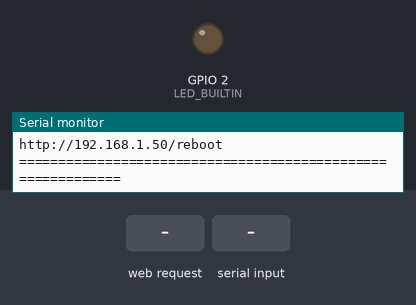
Recording of a sketch running on a simulated ESP8266 (NodeMCU). Parts: output pins drawn as LEDs (lit = HIGH, except the on-board LED, lit = LOW), the last lines printed to the serial monitor. The inputs (shaded band) are chosen by the test bench. WiFi joins after 1.5 s; servers stay silent unless stated; EEPROM starts erased.

Above: at 3.7 s.
3.8 s: HTTP request GET /on received
At 4.3 s:
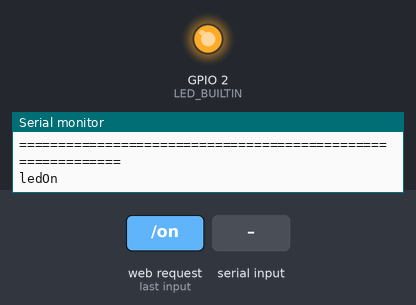
5.3 s: "off\n" received over Serial
At 6.5 s:
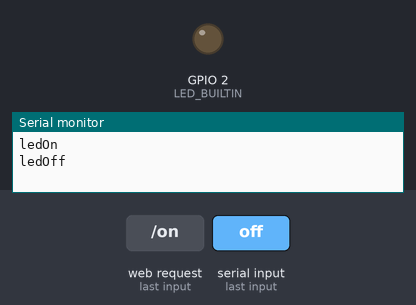
6.8 s: "on\n" received over Serial
At 7.8 s:
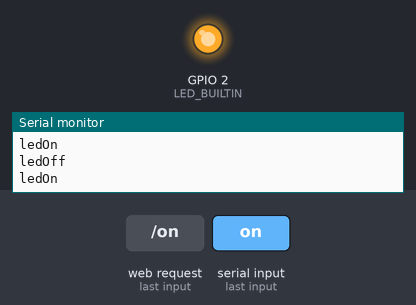
8.3 s: HTTP request GET /off received
At 8.9 s:
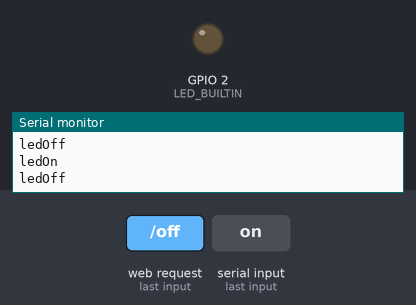
Timing chart, 0 to 11.3 s (numbered marks = the images above; inputs shaded):
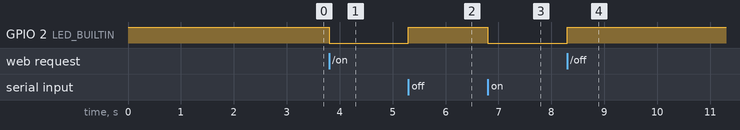

Measured:
- after the input at 3.8 s, GPIO 2 (LED_BUILTIN): HIGH → LOW at once
- after the input at 5.3 s, GPIO 2 (LED_BUILTIN): LOW → HIGH at once
- after the input at 6.8 s, GPIO 2 (LED_BUILTIN): HIGH → LOW at once
- after the input at 8.3 s, GPIO 2 (LED_BUILTIN): LOW → HIGH at once

The sketch:

01-ESP01-WS-OTA-wifi-EEPROMv01.ino
```cpp
/*  channel ApaITU smartSwitch
 *   web based smartswitch control
 * v0.1
 * 1) basic webbased led switching
 * 2) ArduinoOTA
 * 3) EEPROM stored ssid
 * 4) serial command :
 * on       > ledOn
 * off      > ledOff
 * ota      > endable ota
 * otastop  > disable ota
 * reboot   > reboot
 * ip       > show ip address
 * erase    > erase eeprom
 * wifi     > store ssid/password to eeprom
 * file :
 * main
 * Serial.ino
 * keys.h
 * ota.ino
 * pernik.ino
 * webserver.ino
 * wifi.ino
 *
 *
 * todo :
 * v0.2
 * 1) wmPortal : if connection failed to stored ssid launch wmPortal
 * 2) dht11 integration
 * 3) ajax : dynamic page
 *
 *
 *
 */

#include <ESP8266WiFi.h>
#include <WiFiClient.h>
#include <ESP8266WebServer.h>
//lib ota
#include <ESP8266mDNS.h>
#include <WiFiUdp.h>
#include <ArduinoOTA.h>
#include <ESP8266HTTPClient.h>

#include <EEPROM.h>

#include "keys.h"

int ledState;
char* ledToggle[] = {"OFF", "ON"};

int otaState;

ESP8266WebServer server(80);


void setup() {
  pinMode(LED_BUILTIN, OUTPUT);
  digitalWrite(LED_BUILTIN,HIGH);
  Serial.begin(115200);
  dashLine(60);
  Serial.println("Serial Monitor");
  dashLine(60);
  delay(1000);
  WiFi.disconnect();
  EEPROM.begin(512); //Initializing EEPROM
  wifiSetup();

  // webserver
  serverSetup();
}

void reBoot(){
  Serial.print("rebooting  the System : ");
  for(int i=0; i<100; i++){
      Serial.println(".");
      delay(50);
  }
  Serial.println("NOW");
  ESP.restart();
}


void loop() {

  server.handleClient();
  if(otaState == 1)ArduinoOTA.handle();
  serialCMD();

}
```

SerialCommand.ino
```cpp
String command;
void serialCMD(){
  if(Serial.available()){
        command = Serial.readStringUntil('\n');

        if(command.equals("on")){
            ledOn();
        }
        else if(command.equals("off")){
            ledOff();
        }
        else if(command.equals("ota")){
            otaStart();
        }
        else if(command.equals("otastop")){
            otaStop();
        }
        else if(command.equals("reboot")){
            reBoot();
        }
        else if(command.equals("ip")){
            Serial.println(WiFi.localIP());
        }
        else if(command.equals("wifi")){
          serialWifi();
        }
        else if(command.equals("erase")){
            eraseEEPROM();
            ESP.restart();
        }
        else{
            Serial.println("Invalid command");
        }
    }
}


void eraseEEPROM(){
  Serial.println("Erase EEPROM");
  for(int i=0; i<96; i++){
    EEPROM.write(i,0);
  }
  EEPROM.commit();
}

void serialWifi(){
  //erase eeprom
  eraseEEPROM();
  Serial.println("WiFi Configuration over Serial");
  wifiScan();
  Serial.println("Type Network number");
  delay(100);
  while(Serial.available() == 0);
  int n = Serial.parseInt();
  Serial.read();
  String ssidSerial = WiFi.SSID(n);
  Serial.println("Write ssid : " + ssidSerial + " to EEPROM");
    for(int i=0; i<ssidSerial.length(); i++){
    EEPROM.write(i,ssidSerial[i]);
  }
  Serial.println();
  Serial.println("Type password : ");
  delay(100);
  while(Serial.available() ==  0);
  String passSerial = Serial.readStringUntil('\n');
  Serial.println("Write pass : " + passSerial = " to EEPROM");


  for(int i=0; i<passSerial.length(); i++){
    EEPROM.write(32+i,passSerial[i]);
    Serial.print(passSerial[i]);
    delay(10);
  }
  Serial.println();
  EEPROM.commit();
  ESP.restart();
}
```

keys.h
```cpp
const char* ssid = "CCI107ANIF";
const char* password ="aryasatya1410";
const char* hostName ="ESP01-RoffTop";
```

ota.ino
```cpp
 void otaSetup(){
  ArduinoOTA.onStart([]() {
    String type;
    if (ArduinoOTA.getCommand() == U_FLASH) {
      type = "sketch";
    } else { // U_FS
      type = "filesystem";
    }

    // NOTE: if updating FS this would be the place to unmount FS using FS.end()
    Serial.println("Start updating " + type);
  });
  ArduinoOTA.onEnd([]() {
    Serial.println("\nEnd");
  });
  ArduinoOTA.onProgress([](unsigned int progress, unsigned int total) {
    Serial.printf("Progress: %u%%\r", (progress / (total / 100)));
  });
  ArduinoOTA.onError([](ota_error_t error) {
    Serial.printf("Error[%u]: ", error);
    if (error == OTA_AUTH_ERROR) {
      Serial.println("Auth Failed");
    } else if (error == OTA_BEGIN_ERROR) {
      Serial.println("Begin Failed");
    } else if (error == OTA_CONNECT_ERROR) {
      Serial.println("Connect Failed");
    } else if (error == OTA_RECEIVE_ERROR) {
      Serial.println("Receive Failed");
    } else if (error == OTA_END_ERROR) {
      Serial.println("End Failed");
    }
  });
  ArduinoOTA.setHostname(hostName);
  ArduinoOTA.begin();
  Serial.println("Ready");
  Serial.print("IP address: ");
  Serial.println(WiFi.localIP());
 }

  void otaStart(){
  otaState=1;
  otaSetup();
  Serial.println("OTA Started!!!");
  server.send(200,"text/html",indexPageContent());
}

void otaStop(){
  otaState=0;
  ArduinoOTA.end();
  Serial.println("OTA Stopped!!!");
  server.send(200,"text/html",indexPageContent());
}
```

pernik.ino
```cpp
void dashLine(int x){
for(int i=0; i<x; i++){
  Serial.print("=");
}
Serial.println();
}
```

webserver.ino
```cpp
String indexPageContent(){
  String indexPage ="<html>";
         indexPage += "<body><center>";
         indexPage += "<h1>ApaITU-LAMPU Loteng</h1>";
         indexPage += "<a href=\"/on\">[ledOn]</a> ";
         indexPage += "<a href=\"/off\">[ledOff]</a> ";
         indexPage += "<a href=\"/otaE\">[Start OTA]</a> ";
         indexPage += "<a href=\"/otaD\">[Stop OTA]</a>";
         indexPage += "<a href=\"/reboot\">[reboot]</a>";
         indexPage += "<br>LedState : " + String(ledToggle[ledState]);
         indexPage += "<br>OtaState : " + startStop(otaState);
         indexPage += "</center></body>";
         indexPage += "</html>";
         return indexPage;
}

String startStop(int status){
  String x;
  if(status==0){
    x="Stopped";
  }else{
    x="Started";
  }
  return x;
}


void serverSetup(){
  server.on("/",indexhtml);
  server.on("/on",ledOn);
  server.on("/off",ledOff);
  server.on("/otaE",otaStart);
  server.on("/otaD",otaStop);
  server.on("/reboot",reBoot);
  server.begin();
  dashLine(60);
  Serial.println(WiFi.localIP());
  Serial.print("http://");  Serial.print(WiFi.localIP()); Serial.println("/on");
  Serial.print("http://");  Serial.print(WiFi.localIP()); Serial.println("/off");
  Serial.print("http://");  Serial.print(WiFi.localIP()); Serial.println("/otaE");
  Serial.print("http://");  Serial.print(WiFi.localIP()); Serial.println("/otaD");
  Serial.print("http://");  Serial.print(WiFi.localIP()); Serial.println("/reboot");
  dashLine(60);
}

void indexhtml(){
  Serial.println("root / directory panggil");
  //server.send(200,"text/plain","ApaITU Oyeee!!!");
  server.send(200,"text/html",indexPageContent());
}

void ledOn(){
  ledState=1;
  digitalWrite(LED_BUILTIN,LOW);
  Serial.println("ledOn");
  //server.send(200,"text/plain","ledOn");
  server.send(200,"text/html",indexPageContent());
}

void ledOff(){
  ledState=0;
  digitalWrite(LED_BUILTIN,HIGH);
  Serial.println("ledOff");
  //server.send(200,"text/plain","ledOff");
  server.send(200,"text/html",indexPageContent());
}
```

wifi.ino
```cpp
ESP8266WebServer wmPortal(80);

void wifiSetup(){
  String essid ="";
  String epass ="";
  //read ssid from EEPROM

  for(int i=0; i<32; i++){
    essid += char(EEPROM.read(i));
    epass += char(EEPROM.read(32+i));
  }
  Serial.println("essid : " + essid);
  Serial.println("epass : " + epass);
  WiFi.disconnect();
  WiFi.mode(WIFI_STA);
  WiFi.hostname(hostName);
  WiFi.begin(essid.c_str(),epass.c_str());
  //WiFi.begin(ssid,password);
  Serial.println("");
  if(testWiFi()){
    return;
  }else{
    Serial.println("starting wmPortal");
    //starting AccessPoint
    setupAP();
    //Starting wmPortal
    initwmPortal();


  }


/*
  while (WiFi.status() != WL_CONNECTED){
    delay(500);
    Serial.print(".");
  }
  */

}

void wifiScan(){
  WiFi.mode(WIFI_STA);
  WiFi.disconnect();
  delay(100);
  int n = WiFi.scanNetworks();
  if(n == 0){
    Serial.println("No WiFi Network Available");
  }else{
    for(int i=0; i<n; i++){
      Serial.print(String(i) + " : ");
      Serial.print(WiFi.SSID(i));
      Serial.print(" (");
      Serial.print(WiFi.RSSI(i));
      Serial.print(") ");
      Serial.println((WiFi.encryptionType(i) == ENC_TYPE_NONE) ? " " : "*");
      delay(10);
    }
  }
}
void setupAP(){
  //scan SSID network
  WiFi.mode(WIFI_STA);
  WiFi.disconnect();
  delay(100);
  int n = WiFi.scanNetworks();
  if(n == 0){
    Serial.println("No WiFi Network Available");
  }else{
    for(int i=0; i<n; i++){
      Serial.print(String(i) + " : ");
      Serial.print(WiFi.SSID(i));
      Serial.print(" (");
      Serial.print(WiFi.RSSI(i));
      Serial.print(") ");
      Serial.println((WiFi.encryptionType(i) == ENC_TYPE_NONE) ? " " : "*");
      delay(10);
    }
  }
}

void initwmPortal(){

}

bool testWiFi(){
  int c=0;
  while(c<20){
    if(WiFi.status() == WL_CONNECTED){
      ipPrint();
      return true;
    } else {
      delay(500);
      Serial.print(".");
      c++;
    }
  }
  Serial.println("connection  timeout");
  return false;
}

void ipPrint(){
  Serial.println("");
  Serial.print("Connected to ");
  Serial.println(ssid);
  Serial.print("IP Addess  : ");
  Serial.println(WiFi.localIP());
  Serial.print("hostname : ");
  Serial.println(WiFi.hostname());
}
```
